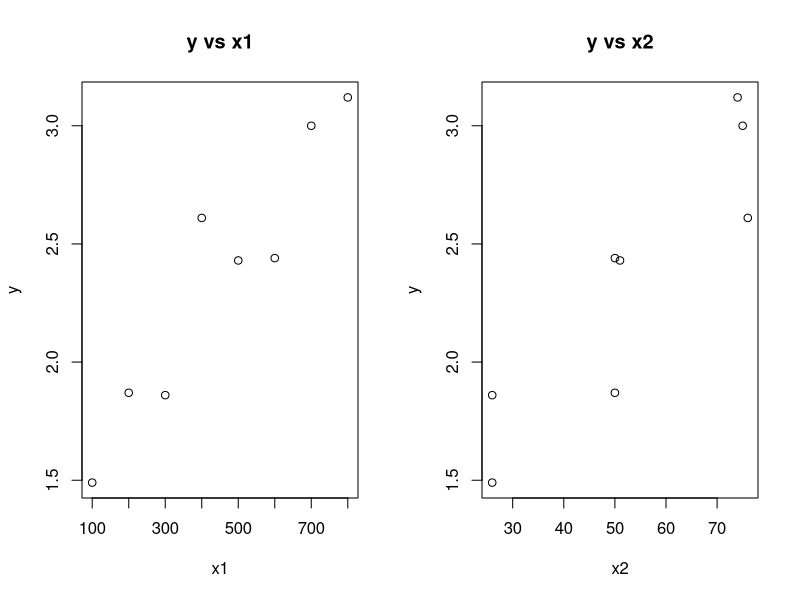

Write the R code that produced this figure.
# Data
y <- c(1.49, 1.87, 1.86, 2.61, 2.43, 2.44, 3.00, 3.12)
x1 <- c(100, 200, 300, 400, 500, 600, 700, 800)
x2 <- c(26, 50, 26, 76, 51, 50, 75, 74)

# (i) Plot y on x1 and x2
par(mfrow = c(1, 2))
plot(x1, y, main = "y vs x1")
plot(x2, y, main = "y vs x2")

# (ii) Compute correlation coefficient between y and x1
cor(y, x1)

# (iii) Fit regression model
model <- lm(y ~ x1 + x2)
summary(model)

# (iv) Find coefficient of determination
summary(model)$r.squared